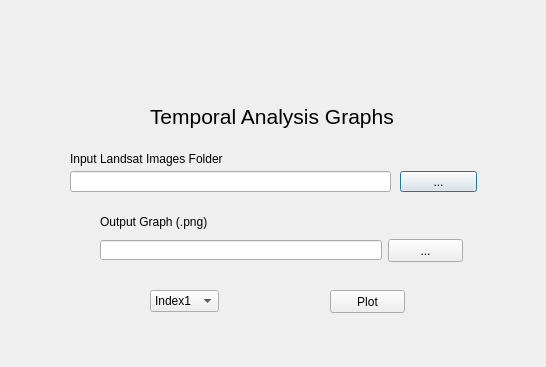
<?xml version="1.0" encoding="UTF-8"?>
<ui version="4.0">
 <class>TemporalGraph</class>
 <widget class="QDialog" name="TemporalGraph">
  <property name="geometry">
   <rect>
    <x>0</x>
    <y>0</y>
    <width>546</width>
    <height>367</height>
   </rect>
  </property>
  <property name="minimumSize">
   <size>
    <width>546</width>
    <height>367</height>
   </size>
  </property>
  <property name="maximumSize">
   <size>
    <width>546</width>
    <height>367</height>
   </size>
  </property>
  <property name="windowTitle">
   <string>Dialog</string>
  </property>
  <widget class="QLabel" name="logo_sensum">
   <property name="geometry">
    <rect>
     <x>70</x>
     <y>20</y>
     <width>241</width>
     <height>61</height>
    </rect>
   </property>
   <property name="text">
    <string/>
   </property>
   <property name="pixmap">
    <pixmap>.sensum/sensum.png</pixmap>
   </property>
  </widget>
  <widget class="QLineEdit" name="lineEdit_folder">
   <property name="geometry">
    <rect>
     <x>70</x>
     <y>171</y>
     <width>321</width>
     <height>21</height>
    </rect>
   </property>
  </widget>
  <widget class="QPushButton" name="pushButton_folder">
   <property name="geometry">
    <rect>
     <x>400</x>
     <y>171</y>
     <width>77</width>
     <height>21</height>
    </rect>
   </property>
   <property name="text">
    <string>...</string>
   </property>
  </widget>
  <widget class="QLabel" name="label_title">
   <property name="geometry">
    <rect>
     <x>150</x>
     <y>101</y>
     <width>251</width>
     <height>31</height>
    </rect>
   </property>
   <property name="text">
    <string>&lt;html&gt;&lt;head/&gt;&lt;body&gt;&lt;p&gt;&lt;span style=&quot; font-size:16pt;&quot;&gt;Temporal Analysis Graphs&lt;/span&gt;&lt;/p&gt;&lt;/body&gt;&lt;/html&gt;</string>
   </property>
  </widget>
  <widget class="QLabel" name="label_multiband">
   <property name="geometry">
    <rect>
     <x>70</x>
     <y>151</y>
     <width>201</width>
     <height>16</height>
    </rect>
   </property>
   <property name="text">
    <string>Input Landsat Images Folder</string>
   </property>
  </widget>
  <widget class="QLabel" name="logo_unipv">
   <property name="geometry">
    <rect>
     <x>380</x>
     <y>10</y>
     <width>91</width>
     <height>81</height>
    </rect>
   </property>
   <property name="text">
    <string/>
   </property>
   <property name="pixmap">
    <pixmap>.sensum/cambridge.png</pixmap>
   </property>
  </widget>
  <widget class="QComboBox" name="comboBox_index">
   <property name="geometry">
    <rect>
     <x>150</x>
     <y>290</y>
     <width>69</width>
     <height>22</height>
    </rect>
   </property>
   <item>
    <property name="text">
     <string>Index1</string>
    </property>
   </item>
   <item>
    <property name="text">
     <string>Index2</string>
    </property>
   </item>
   <item>
    <property name="text">
     <string>Index3</string>
    </property>
   </item>
   <item>
    <property name="text">
     <string>Index4</string>
    </property>
   </item>
   <item>
    <property name="text">
     <string>Index5</string>
    </property>
   </item>
   <item>
    <property name="text">
     <string>Index6</string>
    </property>
   </item>
   <item>
    <property name="text">
     <string>Index7</string>
    </property>
   </item>
   <item>
    <property name="text">
     <string>Index8</string>
    </property>
   </item>
   <item>
    <property name="text">
     <string>Index9</string>
    </property>
   </item>
   <item>
    <property name="text">
     <string>Index10</string>
    </property>
   </item>
   <item>
    <property name="text">
     <string>Index11</string>
    </property>
   </item>
   <item>
    <property name="text">
     <string>Index12</string>
    </property>
   </item>
  </widget>
  <widget class="QPushButton" name="pushButton_plot">
   <property name="geometry">
    <rect>
     <x>330</x>
     <y>290</y>
     <width>75</width>
     <height>23</height>
    </rect>
   </property>
   <property name="text">
    <string>Plot</string>
   </property>
  </widget>
  <widget class="QPushButton" name="pushButton_output">
   <property name="geometry">
    <rect>
     <x>388</x>
     <y>239</y>
     <width>75</width>
     <height>23</height>
    </rect>
   </property>
   <property name="text">
    <string>...</string>
   </property>
  </widget>
  <widget class="QLabel" name="label_output">
   <property name="geometry">
    <rect>
     <x>100</x>
     <y>210</y>
     <width>282</width>
     <height>23</height>
    </rect>
   </property>
   <property name="text">
    <string>Output Graph (.png)</string>
   </property>
  </widget>
  <widget class="QLineEdit" name="lineEdit_output">
   <property name="geometry">
    <rect>
     <x>100</x>
     <y>240</y>
     <width>282</width>
     <height>20</height>
    </rect>
   </property>
  </widget>
 </widget>
 <resources/>
 <connections/>
</ui>
